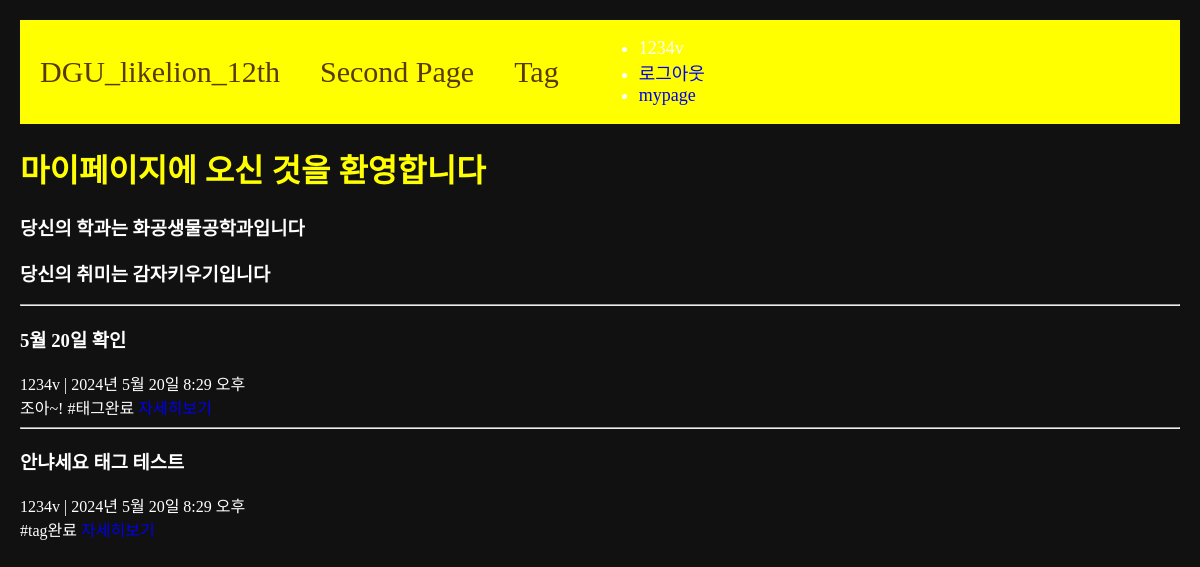
The page /users/mypage/ (signed in) on the database its author committed.
### accounts/models.py (models this page shows)
class Profile(models.Model):
    user = models.OneToOneField(User, on_delete=models.CASCADE)
    department = models.TextField(null=True, max_length=30)
    hobby = models.TextField(null=True, max_length=20)

### main/models.py (models this page shows, shortened)
class Post(models.Model):
    title = models.CharField(max_length=50)
    writer = models.ForeignKey(User, null=False, blank=False, on_delete=models.CASCADE)
    body = models.TextField()
    pub_date = models.DateTimeField()
    image = models.ImageField(upload_to="post/", blank=True, null=True)
    weather = models.CharField(max_length=50, blank=True, null=True)
    tags = models.ManyToManyField(Tag, related_name='posts', blank=True)
    def summary(self):
        return self.body[:20]

### users/views.py (the view)
# urls.py: path('mypage/', mypage, name="mypage"),
def mypage(request):
    posts = Post.objects.filter(writer=request.user)
    return render(request, 'users/mypage.html', {'posts': posts})

### users/templates/users/mypage.html
{% extends 'base.html' %}
{% load static %}
{% block content %}
<h1>마이페이지에 오신 것을 환영합니다</h1>
<h3>당신의 학과는 {{ user.profile.department }}입니다</h3>
<h3>당신의 취미는 {{ user.profile.hobby }}입니다</h3>
<div>
    {% for post in posts %}
    <div>
        <hr/>
        <h3>{{post.title}}</h3>
        {{post.writer}} | {{post.pub_date}}<br>
        {{post.summary}}
        <a href="{% url 'main:detail' post.id %}">자세히보기</a>
        <br>
    </div>
    {% endfor %}
</div>
{% endblock %}

### project/templates/shared/_navbar.html
<nav class="navbar-container">
    <a class="navbar-link" href="{% url 'main:mainpage' %}">DGU_likelion_12th</a>
    <a class="navbar-link" href="{% url 'main:secondpage' %}">Second Page</a>
    <a class="navbar-link" href="{% url 'main:tag-list' %}">Tag</a>
    <div class="nav-right">
        {% if user.is_authenticated %}
        <ul class="nav-link-accounts">
            <li class="nav-link-user">{{user.username}}</li>
            <li><a href ="{% url 'accounts:logout' %}">로그아웃</a></li>
            <li><a href="{% url 'users:mypage' %}">mypage</a></li>
        </ul>
        {% else %}
        <ul class="nav-link-account">
            <li><a href="{% url 'accounts:login' %}">로그인</a></li>
            <li><a href="{% url 'accounts:signup' %}">signup</a></li>
        </ul>
        {% endif %}
    </div>
</nav>

### project/static/css/project.css (style rules this page uses)
h1 { color: yellow; }

### project/templates/base.html (style rules this page uses)
a { text-decoration: none; }
.body-container { background-color: #111; color: #fff; margin: 20px; }
.navbar-container { display: flex; align-items: center; padding-left: 20px; gap: 40px; background-color: yellow; font-size: 18px; }
.navbar-link { color: #5c3900; font-size: 30px; }

### rows shown on the page
Post: title "5월 20일 확인", writer "1234v", pub_date "2024년 5월 20일 8:29 오후", summary "조아~! #태그완료"
Post: title "안냐세요 태그 테스트", writer "1234v", pub_date "2024년 5월 20일 8:29 오후", summary "#tag완료"

### other values the page prints
{{ user.username }} "1234v"
{{ user.profile.department }} "화공생물공학과"
{{ user.profile.hobby }} "감자키우기"
